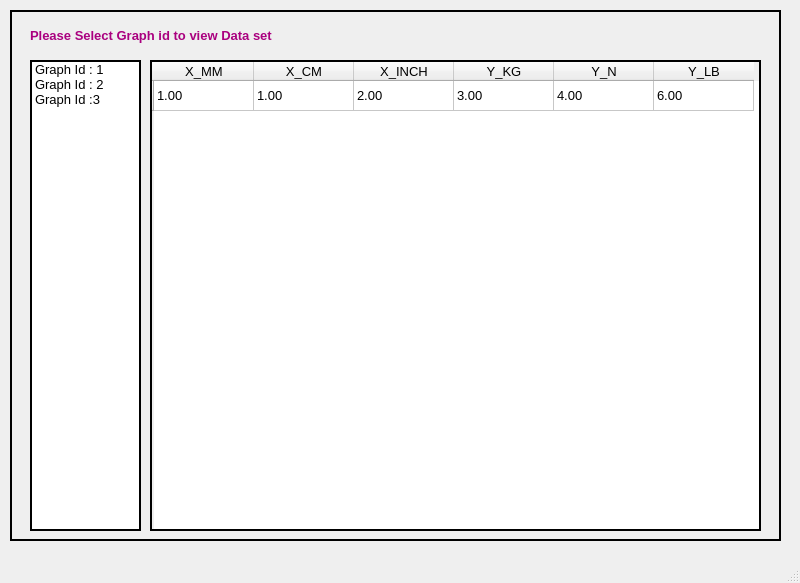
<?xml version="1.0" encoding="UTF-8"?>
<ui version="4.0">
 <class>MainWindow</class>
 <widget class="QMainWindow" name="MainWindow">
  <property name="geometry">
   <rect>
    <x>0</x>
    <y>0</y>
    <width>800</width>
    <height>583</height>
   </rect>
  </property>
  <property name="windowTitle">
   <string>MainWindow</string>
  </property>
  <widget class="QWidget" name="centralwidget">
   <widget class="QFrame" name="frame">
    <property name="geometry">
     <rect>
      <x>10</x>
      <y>10</y>
      <width>771</width>
      <height>531</height>
     </rect>
    </property>
    <property name="frameShape">
     <enum>QFrame::Box</enum>
    </property>
    <property name="frameShadow">
     <enum>QFrame::Plain</enum>
    </property>
    <property name="lineWidth">
     <number>2</number>
    </property>
    <widget class="QListWidget" name="listWidget">
     <property name="geometry">
      <rect>
       <x>20</x>
       <y>50</y>
       <width>111</width>
       <height>471</height>
      </rect>
     </property>
     <property name="frameShape">
      <enum>QFrame::Box</enum>
     </property>
     <property name="frameShadow">
      <enum>QFrame::Plain</enum>
     </property>
     <property name="lineWidth">
      <number>2</number>
     </property>
     <item>
      <property name="text">
       <string>Graph Id : 1</string>
      </property>
      <property name="font">
       <font>
        <family>Arial</family>
        <pointsize>10</pointsize>
       </font>
      </property>
     </item>
     <item>
      <property name="text">
       <string>Graph Id : 2</string>
      </property>
      <property name="font">
       <font>
        <family>Arial</family>
        <pointsize>10</pointsize>
       </font>
      </property>
     </item>
     <item>
      <property name="text">
       <string>Graph Id :3</string>
      </property>
      <property name="font">
       <font>
        <family>Arial</family>
        <pointsize>10</pointsize>
       </font>
      </property>
     </item>
    </widget>
    <widget class="QLabel" name="label">
     <property name="geometry">
      <rect>
       <x>20</x>
       <y>10</y>
       <width>271</width>
       <height>31</height>
      </rect>
     </property>
     <property name="font">
      <font>
       <family>Arial</family>
       <pointsize>10</pointsize>
       <weight>75</weight>
       <bold>true</bold>
      </font>
     </property>
     <property name="styleSheet">
      <string notr="true">color: rgb(170, 0, 127);</string>
     </property>
     <property name="text">
      <string>Please Select Graph id to view Data set</string>
     </property>
    </widget>
    <widget class="QTableWidget" name="tableWidget">
     <property name="geometry">
      <rect>
       <x>140</x>
       <y>50</y>
       <width>611</width>
       <height>471</height>
      </rect>
     </property>
     <property name="frameShape">
      <enum>QFrame::Box</enum>
     </property>
     <property name="frameShadow">
      <enum>QFrame::Plain</enum>
     </property>
     <property name="lineWidth">
      <number>2</number>
     </property>
     <row>
      <property name="text">
       <string/>
      </property>
     </row>
     <column>
      <property name="text">
       <string>X_MM</string>
      </property>
      <property name="font">
       <font>
        <family>Arial</family>
        <pointsize>10</pointsize>
       </font>
      </property>
     </column>
     <column>
      <property name="text">
       <string>X_CM</string>
      </property>
      <property name="font">
       <font>
        <family>Arial</family>
        <pointsize>10</pointsize>
       </font>
      </property>
     </column>
     <column>
      <property name="text">
       <string>X_INCH</string>
      </property>
      <property name="font">
       <font>
        <family>Arial</family>
        <pointsize>10</pointsize>
       </font>
      </property>
     </column>
     <column>
      <property name="text">
       <string>Y_KG</string>
      </property>
      <property name="font">
       <font>
        <family>Arial</family>
        <pointsize>10</pointsize>
       </font>
      </property>
     </column>
     <column>
      <property name="text">
       <string>Y_N</string>
      </property>
      <property name="font">
       <font>
        <family>Arial</family>
        <pointsize>10</pointsize>
       </font>
      </property>
     </column>
     <column>
      <property name="text">
       <string>Y_LB</string>
      </property>
      <property name="font">
       <font>
        <family>Arial</family>
        <pointsize>10</pointsize>
       </font>
      </property>
     </column>
     <item row="0" column="0">
      <property name="text">
       <string>1.00</string>
      </property>
      <property name="font">
       <font>
        <family>Arial</family>
        <pointsize>10</pointsize>
       </font>
      </property>
     </item>
     <item row="0" column="1">
      <property name="text">
       <string>1.00</string>
      </property>
      <property name="font">
       <font>
        <family>Arial</family>
        <pointsize>10</pointsize>
       </font>
      </property>
     </item>
     <item row="0" column="2">
      <property name="text">
       <string>2.00</string>
      </property>
      <property name="font">
       <font>
        <family>Arial</family>
        <pointsize>10</pointsize>
       </font>
      </property>
     </item>
     <item row="0" column="3">
      <property name="text">
       <string>3.00</string>
      </property>
      <property name="font">
       <font>
        <family>Arial</family>
        <pointsize>10</pointsize>
       </font>
      </property>
     </item>
     <item row="0" column="4">
      <property name="text">
       <string>4.00</string>
      </property>
      <property name="font">
       <font>
        <family>Arial</family>
        <pointsize>10</pointsize>
       </font>
      </property>
     </item>
     <item row="0" column="5">
      <property name="text">
       <string>6.00</string>
      </property>
      <property name="font">
       <font>
        <family>Arial</family>
        <pointsize>10</pointsize>
       </font>
      </property>
     </item>
    </widget>
   </widget>
  </widget>
  <widget class="QMenuBar" name="menubar">
   <property name="geometry">
    <rect>
     <x>0</x>
     <y>0</y>
     <width>800</width>
     <height>21</height>
    </rect>
   </property>
  </widget>
  <widget class="QStatusBar" name="statusbar"/>
 </widget>
 <resources/>
 <connections/>
</ui>
